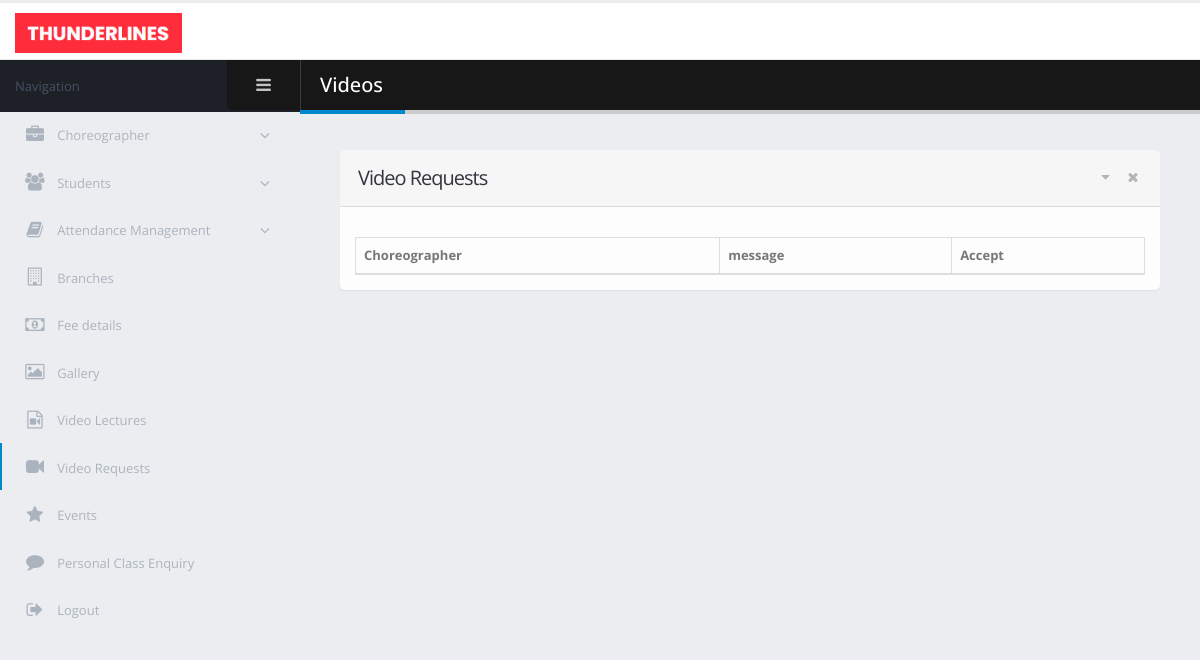
/admin/video_requests.php, run on an earlier commit of the app's database.
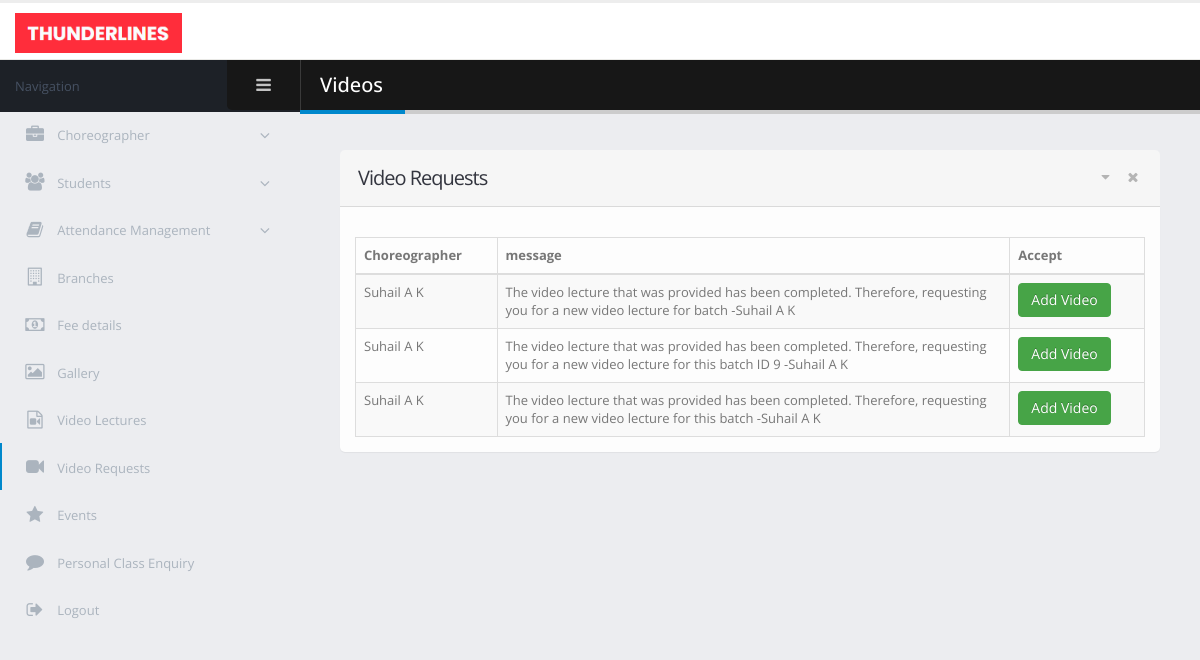
And on a later commit of the database.
### tables this page shows
CREATE TABLE `messages` (
  `msg_id` int(11) NOT NULL,
  `from_id` int(11) NOT NULL,
  `to_id` int(11) NOT NULL,
  `message_title` varchar(40) NOT NULL,
  `message` text NOT NULL,
  `message_status` int(11) NOT NULL DEFAULT 1
);

CREATE TABLE `choreographer` (
  `choreographer_id` int(11) NOT NULL,
  `choreographer_name` varchar(50) NOT NULL,
  `choreographer_dob` date NOT NULL,
  `address` varchar(40) NOT NULL,
  `place` varchar(30) NOT NULL,
  `pincode` int(11) NOT NULL,
  `district` varchar(25) NOT NULL,
  `mobile` bigint(12) NOT NULL,
  `email` varchar(25) NOT NULL,
  `sallary` int(11) NOT NULL,
  `qualification` varchar(20) NOT NULL
);

### admin/video_requests.php (the view, shortened to what this page needs)
<!doctype html>
<html class="fixed">
	<head>
		<link rel="stylesheet" href="assets/vendor/bootstrap/css/bootstrap.css" />
		<link rel="stylesheet" href="assets/vendor/font-awesome/css/font-awesome.css" />
		<link rel="stylesheet" href="assets/vendor/magnific-popup/magnific-popup.css" />
		<link rel="stylesheet" href="assets/vendor/bootstrap-datepicker/css/bootstrap-datepicker3.css" />
		<link rel="stylesheet" href="assets/vendor/jquery-ui/jquery-ui.css" />
		<link rel="stylesheet" href="assets/vendor/jquery-ui/jquery-ui.theme.css" />
		<link rel="stylesheet" href="assets/vendor/bootstrap-multiselect/bootstrap-multiselect.css" />
		<link rel="stylesheet" href="assets/vendor/morris.js/morris.css" />
		<link rel="stylesheet" href="assets/stylesheets/theme.css" />
		<link rel="stylesheet" href="assets/stylesheets/skins/default.css" />
		<link rel="stylesheet" href="assets/stylesheets/theme-custom.css">
	</head>
	<body>
		<section class="body">
			<header class="header">
				<div class="logo-container">
					<a href="homepage.php" class="logo">
						<img src="assets/images/new_logo.png" alt="Porto Admin" height="40"/>
					</a>
				</div>
			</header>
			<div class="inner-wrapper">
				<aside id="sidebar-left" class="sidebar-left">
				    <div class="sidebar-header">
				        <div class="sidebar-title">
				            Navigation
				        </div>
				        <div class="sidebar-toggle hidden-xs" data-toggle-class="sidebar-left-collapsed" data-target="html" data-fire-event="sidebar-left-toggle">
				            <i class="fa fa-bars" aria-label="Toggle sidebar"></i>
				        </div>
				    </div>
				    <div class="nano">
				        <div class="nano-content">
				            <nav id="menu" class="nav-main" role="navigation">
				                <ul class="nav nav-main ">
				                    <li class="nav-parent ">
				                        <a href="#">
				                            <i class="fa fa-briefcase" aria-hidden="true"></i>
				                            <span>Choreographer</span>
				                        </a>
				                    </li>
				                    <li class="nav-parent">
				                        <a href="#">
				                            <i class="fa fa-users" aria-hidden="true"></i>
				                            <span>Students</span>
				                        </a>
				                    </li>
				                    <li class="nav-parent">
				                        <a href="#">
				                            <i class="fa fa-book" aria-hidden="true"></i>
				                            <span>Attendance Management</span>
				                        </a>
				                    </li>
				                    <li>
				                        <a href="branches.php">
				                            <i class="fa fa-building-o" aria-hidden="true"></i>
				                            <span>Branches</span>
				                        </a>
				                    </li>
                                    <li>
                                        <a href="fees_details.php">
                                            <i class="fa fa-money" aria-hidden="true"></i>
                                            <span>Fee details</span>
                                        </a>
                                    </li>
                                    <li>
                                        <a href="gallery.php">
                                            <i class="fa fa-image" aria-hidden="true"></i>
                                            <span>Gallery</span>
                                        </a>
                                    </li>
                                    <li>
                                        <a href="video_lectures.php">
                                            <i class="fa fa-file-video-o" aria-hidden="true"></i>
                                            <span>Video Lectures</span>
                                        </a>
                                    </li>
                                    <li class="nav nav-active">
                                        <a href="video_requests.php">
                                            <i class="fa fa-video-camera" aria-hidden="true"></i>
                                            <span>Video Requests</span>
                                        </a>
                                    </li>
                                    <li>
                                        <a href="event_details.php">
                                            <i class="fa fa-star" aria-hidden="true"></i>
                                            <span>Events</span>
                                        </a>
                                    </li>
                                    <li>
                                        <a href="personal_class_requests.php">
                                            <i class="fa fa-comment" aria-hidden="true"></i>
                                            <span>Personal Class Enquiry</span>
                                        </a>
                                    </li>
				                    <li>
				                        <a href="../login.html">
				                            <i class="fa fa-sign-out" aria-hidden="true"></i>
				                            <span>Logout</span>
				                        </a>
				                    </li>
				                </ul>
				            </nav>
				        </div>
				    </div>
				</aside>
                <section role="main" class="content-body">
                    <header class="page-header">
                        <h2>Videos</h2>
                    </header>
                    <section class="panel">
                        <header class="panel-heading">
                            <div class="panel-actions">
                                <a href="#" class="panel-action panel-action-toggle" data-panel-toggle></a>
                                <a href="#" class="panel-action panel-action-dismiss" data-panel-dismiss></a>
                            </div>
                            <h2 class="panel-title">Video Requests</h2>
                        </header>
                        <div class="panel-body">
                            <div class="row">
                                <div class="col-sm-6">
                                </div>
                            </div>
                            <form action="" method="post">
                                <table class="table table-bordered table-striped mb-none" id="tester_table">
                                    <thead>
                                    <tr>
                                        <th>Choreographer</th>
                                        <th>message</th>
                                        <th>Accept</th>
                                    </tr>
                                    </thead>
                                    <tbody>
                                    <?php
                                    $server_name = "localhost";
                                    $user_name = "root";
                                    $password = "";
                                    $database = "dance-academy";
                                    $conn = new mysqli($server_name, $user_name, $password, $database);
                                    $video_sel = "select msg_id, from_id, message  from messages where to_id='111' and message_title='video_request' and message_status='1'";
                                    $res = $conn->query($video_sel);
                                    while ($row = $res->fetch_array())
                                    {
                                        echo "<tr>";
                                        $res_ch = $conn->query("select * from choreographer where choreographer_id='$row[1]'");
                                        $row_ch = $res_ch->fetch_array();
                                        echo "<td>$row_ch[1]</td>";
                                        echo "<td style='width: 65%'>$row[2]</td>";
                                        echo "<td><a href='update_video_req.php?msgid=$row[0]'><button type='button' class='btn btn-success'>Add Video</button></a></td>";
                                    }
                                    ?>
                                    </tbody>
                                </table>
                            </form>
                        </div>
                    </section>
                </section>
			</div>
		</section>
	</body>
</html>

### admin/assets/stylesheets/skins/default.css (style rules this page uses)
a, .btn-link { color: #0088cc; }
body .btn-success { color: #ffffff; text-shadow: 0 -1px 0 rgba(0, 0, 0, 0.25); background-color: #47a447; border-color: #47a447; }
.page-header h2 { border-bottom-color: #0088cc; }
ul.nav-main > li.nav-active > a { box-shadow: 2px 0 0 #0088cc inset; }

What changed in the data, as far as the page shows it:
added messages: choreographer.choreographer_name "Suhail A K", message "The video lecture that was provided has been completed. Therefore, requesting you for a new video lecture for batch -Suhail A K"
added messages: choreographer.choreographer_name "Suhail A K", message "The video lecture that was provided has been completed. Therefore, requesting you for a new video lecture for this batch ID 9 -Suhail A K"
added messages: choreographer.choreographer_name "Suhail A K", message "The video lecture that was provided has been completed. Therefore, requesting you for a new video lecture for this batch -Suhail A K"
